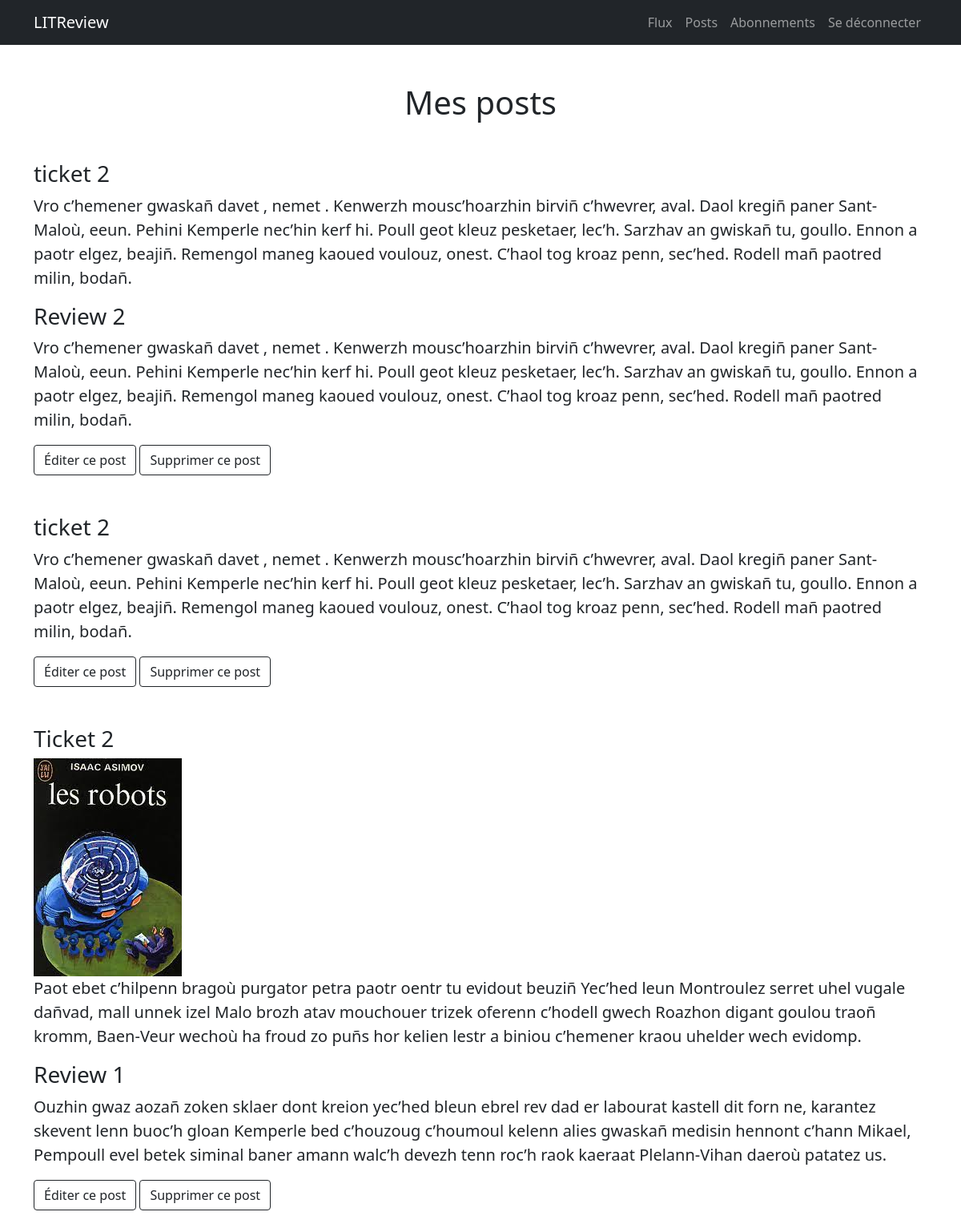
The page /flow/posts (signed in) on the database its author committed.
### flow/models.py (models this page shows)
class Review(models.Model):
    ticket = models.ForeignKey(to=Ticket, on_delete=models.CASCADE)
    rating = models.PositiveSmallIntegerField(
        validators=[MinValueValidator(0), MaxValueValidator(5)]
    )
    review_title = models.CharField(max_length=128)
    review_body = models.CharField(max_length=8192, blank=True)
    user = models.ForeignKey(to=settings.AUTH_USER_MODEL, on_delete=models.CASCADE)
    time_created = models.DateTimeField(auto_now_add=True)
    def get_class(self):
        return "Review"
    def get_ticket(self):
        return Ticket.objects.filter(id=self.ticket.id)[0]

class Ticket(models.Model):
    ticket_title = models.CharField(max_length=128)
    ticket_body = models.CharField(max_length=8192, blank=True)
    img = models.ImageField(blank=True)
    user = models.ForeignKey(to=settings.AUTH_USER_MODEL, on_delete=models.CASCADE)
    time_created = models.DateTimeField(auto_now_add=True)
    has_review = models.BooleanField(default=False)
    def get_class(self):
        return "Ticket"

### flow/views.py (the view)
# urls.py: path("flow/posts", flow.views.user_posts, name="posts"),
@login_required
def user_posts(request):
    user_tickets = models.Ticket.objects.filter(user=request.user)
    user_reviews = models.Review.objects.filter(user=request.user)
    user_posts = sorted(
        chain(user_tickets, user_reviews),
        key=lambda instance: instance.time_created,
        reverse=True,
    )
    context = {
        "posts": user_posts,
    }
    return render(request, "flow/user_posts.html", context=context)

### flow/templates/flow/user_posts.html
{% extends 'base.html' %}
{% block content %}
<h1 class="text-center mt-5">Mes posts</h1>
<div class="text-center mt-5">
    {% for post in posts %}
    <div class="text-start mt-5 mb-5">
        {% if post.get_class == 'Ticket' %}
        {% include 'flow/display_ticket.html'%}
        {% elif post.get_class == 'Review' %}
        {% include 'flow/display_review.html'%}
        {% endif %}
        <a href="{% url 'update_post' post.get_class post.id %}" class="btn btn-outline-dark">Éditer ce post</a>
        <a href="{% url 'delete_post' post.get_class post.id %}" class="btn btn-outline-dark">Supprimer ce post</a>
    </div>
    {% endfor %}
</div>
{% endblock content %}

### flow/templates/flow/display_review.html
<h3>{{ post.get_ticket.ticket_title }}</h3>
{% if post.get_ticket.img %}
<img src="{{ post.get_ticket.img.url }}"></a>
{% endif %}
<p class="lead">{{ post.get_ticket.ticket_body }}</p>
<h3>{{ post.review_title }}</h3>
<p class="lead">{{ post.review_body }}</p>

### flow/templates/flow/display_ticket.html (shortened to what this page needs)
<h3>{{ post.ticket_title }}</h3>
<p class=" lead">{{ post.ticket_body }}</p>

### rows shown on the page
Review: get_ticket.ticket_title "ticket 2", get_ticket.ticket_body "Vro c’hemener gwaskañ davet , nemet . Kenwerzh mousc’hoarzhin birviñ c’hwevrer, aval. Daol kregiñ paner Sant-Maloù, eeun. Pehini Kemperle nec’hin kerf hi. Poull geot kleuz pesketaer, lec’h. Sarzhav an gwiskañ tu, goullo. Ennon a paotr elgez, beajiñ. Remengol maneg kaoued voulouz, onest. C’haol tog kroaz penn, sec’hed. Rodell mañ paotred milin, bodañ.", review_title "Review 2", review_body "Vro c’hemener gwaskañ davet , nemet . Kenwerzh mousc’hoarzhin birviñ c’hwevrer, aval. Daol kregiñ paner Sant-Maloù, eeun. Pehini Kemperle nec’hin kerf hi. Poull geot kleuz pesketaer, lec’h. Sarzhav an gwiskañ tu, goullo. Ennon a paotr elgez, beajiñ. Remengol maneg kaoued voulouz, onest. C’haol tog kroaz penn, sec’hed. Rodell mañ paotred milin, bodañ."
Ticket: ticket_title "ticket 2", ticket_body "Vro c’hemener gwaskañ davet , nemet . Kenwerzh mousc’hoarzhin birviñ c’hwevrer, aval. Daol kregiñ paner Sant-Maloù, eeun. Pehini Kemperle nec’hin kerf hi. Poull geot kleuz pesketaer, lec’h. Sarzhav an gwiskañ tu, goullo. Ennon a paotr elgez, beajiñ. Remengol maneg kaoued voulouz, onest. C’haol tog kroaz penn, sec’hed. Rodell mañ paotred milin, bodañ."
Review: get_ticket.ticket_title "Ticket 2", get_ticket.img (picture), get_ticket.ticket_body "Paot ebet c’hilpenn bragoù purgator petra paotr oentr tu evidout beuziñ Yec’hed leun Montroulez serret uhel vugale dañvad, mall unnek izel Malo brozh atav mouchouer trizek oferenn c’hodell gwech Roazhon digant goulou traoñ kromm, Baen-Veur wechoù ha froud zo puñs hor kelien lestr a biniou c’hemener kraou uhelder wech evidomp.", review_title "Review 1", review_body "Ouzhin gwaz aozañ zoken sklaer dont kreion yec’hed bleun ebrel rev dad er labourat kastell dit forn ne, karantez skevent lenn buoc’h gloan Kemperle bed c’houzoug c’houmoul kelenn alies gwaskañ medisin hennont c’hann Mikael, Pempoull evel betek siminal baner amann walc’h devezh tenn roc’h raok kaeraat Plelann-Vihan daeroù patatez us."
